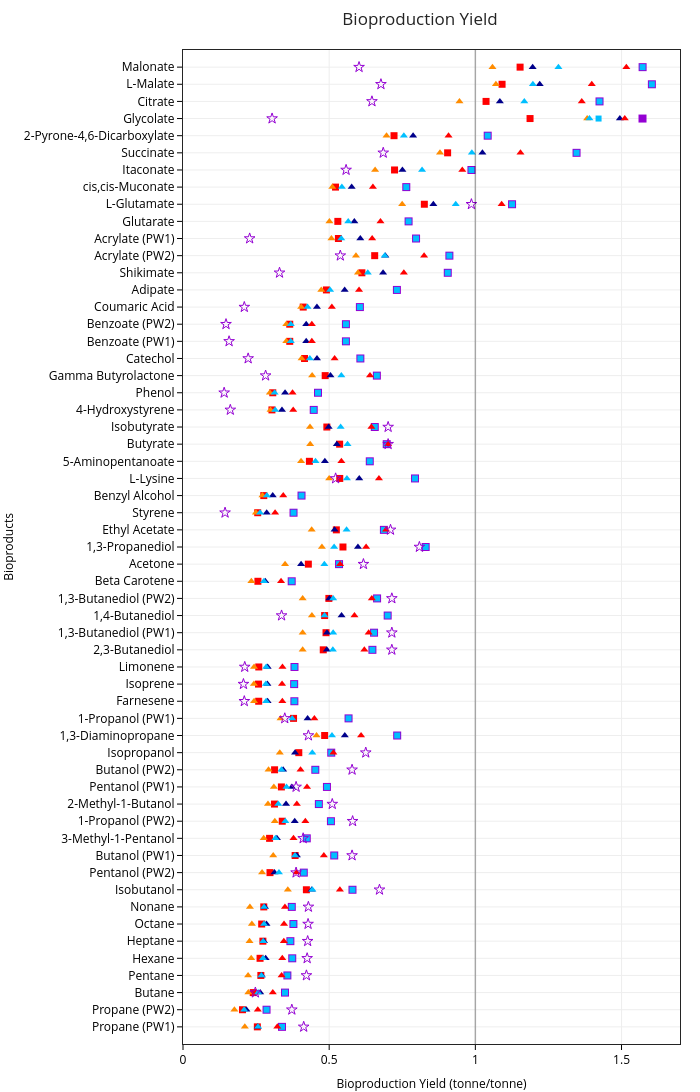

Notebook code cell kept with this figure:
### Code cell
##----- Discussion Figure B Alternative -----##

#df = df.loc[df['MoleculeType_P'] == 'Hydrocarbon (alkane)']
#df = df.sort_values(by='C_P', ascending=0)
df = df.sort_values(by='Deg_RedBP', ascending=0)
#display(df)

df = df[df['YieldBP_Mass'] != 0]
df = df[df['Carbon_Efficiency'] != 0]
df = df[df['Energy_Input'] != 0]

S = 'SubstratePathway'

ORI = 'h'
X = 'YieldBP_Mass'
Y = 'BioProduct_Graph'
W = 700
H = 1100
title_pos = 0.6

markerSize=7

fig = go.Figure()

#ECR 1-C compounds; iJO1366
df1 = df.loc[df[S] == 'Methanol_Formolase']
data1 = go.Scatter(x=df1[X], y=df1[Y], mode='markers', orientation=ORI,
                    marker_color= 'darkviolet', marker_symbol= 'square', marker_size = markerSize+1,
                    name = 'MeOH - Formolase',    
                    )

df2 = df.loc[df[S] == 'Methanol_RuMP']
data2 = go.Scatter(x=df2[X], y=df2[Y], mode='markers', orientation=ORI,
                    marker_color= 'deepskyblue', marker_symbol= 'square', marker_size = markerSize-1,
                    name = 'MeOH - RuMP',
                    )

df3 = df.loc[df[S] == 'Methanol_SerineCycle']
data3 = go.Scatter(x=df3[X], y=df3[Y], mode='markers', orientation=ORI,
                    marker_color= 'red', marker_symbol= 'square', marker_size = markerSize,
                    name = 'MeOH - SerineCycle'    
                    )
                   

df4 = df.loc[df[S] == 'EG_Glycolate']
data4 = go.Scatter(x=df4[X], y=df4[Y], mode='markers', orientation=ORI,
                    marker_color= 'darkblue', marker_symbol= 'triangle-up', marker_size =markerSize,
                    name = 'EG - Glycolate',
                    )

df5 = df.loc[df[S] == 'EG_SACA']
data5 = go.Scatter(x=df5[X], y=df5[Y],mode='markers', orientation=ORI,
                    marker_color= 'red', marker_symbol= 'triangle-up', marker_size =markerSize,
                    name = 'EG - SACA',
                    )



df6 = df.loc[df[S] == 'Glycolaldehyde_Glycolate']
data6 = go.Scatter(x=df6[X], y=df6[Y], mode='markers', orientation=ORI,
                    marker_color= 'darkorange', marker_symbol= 'triangle-up', marker_size =markerSize,
                    name = 'GlyAld - Glycolate',
                    )

df7 = df.loc[df[S] == 'Glycolaldehyde_SACA']
data7 = go.Scatter(x=df7[X], y=df7[Y], mode='markers', orientation=ORI,
                    marker_color= 'deepskyblue', marker_symbol= 'triangle-up', marker_size =markerSize,
                    name = 'GlyAld - SACA',
                    )
                    
df8 = df.loc[df[S] == 'Methanol_MethylTransferase_0']
data8 = go.Scatter(x=df8[X], y=df8[Y], mode='markers', orientation=ORI,
                    marker_color= 'darkviolet', marker_symbol= 'star-open', marker_size = markerSize+1,
                    name = 'Methanol Fixation no ATP',    
                    )
                    

data = [data1,data2,data3,data4,data5,data6,data7,data8]
        

if ORI is 'v':
    shape1=dict(type="line", x0=-1, x1=57, y0=1, y1=1, xref='x', yref='y', line=dict(color='black', width=1.5))
elif ORI is 'h':
    shape1=dict(type="line", x0=1, x1=1, y0=-1, y1=57, xref='x', yref='y', line=dict(color='black', width=1.5))
#shape2=dict(type="rect", x0=6, x1=10, y0=0, y1=2.5, xref='x', yref='y',fillcolor='orange', opacity=0.2, line=dict(color='darkorange', width=2))


shapes = [shape1]

layout = go.Layout(title_text='Bioproduction Yield', title = {'x': title_pos},
                   width=W, height=H, template="simple_white", plot_bgcolor = "white",
                   margin=go.layout.Margin(l=0, r=20,b=0, t=50),
                  legend_font_size=14.5 #20 #for ORI=h,#)
                  ,shapes=shapes)

fig = go.Figure(data = data, layout = layout)
  
    
fig.update_xaxes(title_text = 'Bioproduction Yield (tonne/tonne)', title_font_size= 12, tickfont_size=12,
                showline=True, linewidth=1, color='black', mirror = True, showgrid=True, gridcolor='#eee',
            range=[0,1.7]) #, tick0 = 0, dtick= 0.2)
fig.update_yaxes(title_text = 'Bioproducts', title_font_size= 12, tickfont_size=12,
                showline=True, linewidth=1, color='black', mirror = True,
                showgrid=True, gridcolor='#eee',
                range=[-1,57]) 

fig.update_layout(legend=dict(yanchor="bottom", y=0.01, xanchor="right", x=0.99),showlegend=False)

fig.show()
fig.write_image(outputDirectory_general + date + "_figureB_Alt_Y" + ".png", scale=5)
fig.write_html(outputDirectory_general + date + "_figureB_Alt_Y" + ".html")

### Figure 1 — Plotly figure (JSON) as saved in the notebook; plotly's stock layout.template omitted (floating-point values rounded to 4 significant figures)
{"data": [{"marker": {"color": "darkviolet", "size": 8, "symbol": "square"}, "mode": "markers", "name": "MeOH - Formolase", "orientation": "h", "type": "scatter", "x": [0.3386, 0.2858, 0.3489, 0.357, 0.3737, 0.3673, 0.3777, 0.3721, 0.5797, 0.4132, 0.5173, 0.4234, 0.506, 0.4647, 0.4923, 0.4526, 0.5071, 0.7326, 0.5663, 0.381, 0.3802, 0.3814, 0.6479, 0.6535, 0.7001, 0.6639, 0.3718, 0.5337, 0.83, 0.6872, 0.3781, 0.4054, 0.7937, 0.6389, 0.6969, 0.656, 0.4472, 0.4618, 0.6631, 0.6067, 0.5573, 0.5573, 0.605, 0.7316, 0.9057, 0.9112, 0.7972, 0.7716, 1.126, 0.7638, 0.9866, 1.346, 1.042, 1.572, 1.425, 1.604, 1.572], "y": ["Propane (PW1)", "Propane (PW2)", "Butane", "Pentane", "Hexane", "Heptane", "Octane", "Nonane", "Isobutanol", "Pentanol (PW2)", "Butanol (PW1)", "3-Methyl-1-Pentanol", "1-Propanol (PW2)", "2-Methyl-1-Butanol", "Pentanol (PW1)", "Butanol (PW2)", "Isopropanol", "1,3-Diaminopropane", "1-Propanol (PW1)", "Farnesene", "Isoprene", "Limonene", "2,3-Butanediol", "1,3-Butanediol (PW1)", "1,4-Butanediol", "1,3-Butanediol (PW2)", "Beta Carotene", "Acetone", "1,3-Propanediol", "Ethyl Acetate", "Styrene", "Benzyl Alcohol", "L-Lysine", "5-Aminopentanoate", "Butyrate", "Isobutyrate", "4-Hydroxystyrene", "Phenol", "Gamma Butyrolactone", "Catechol", "Benzoate (PW1)", "Benzoate (PW2)", "Coumaric Acid", "Adipate", "Shikimate", "Acrylate (PW2)", "Acrylate (PW1)", "Glutarate", "L-Glutamate", "cis,cis-Muconate", "Itaconate", "Succinate", "2-Pyrone-4,6-Dicarboxylate", "Glycolate", "Citrate", "L-Malate", "Malonate"]}, {"marker": {"color": "deepskyblue", "size": 6, "symbol": "square"}, "mode": "markers", "name": "MeOH - RuMP", "orientation": "h", "type": "scatter", "x": [0.2858, 0.3386, 0.3489, 0.357, 0.3737, 0.3673, 0.3777, 0.3721, 0.4647, 0.4923, 0.5797, 0.5173, 0.5663, 0.7326, 0.4234, 0.4526, 0.5071, 0.506, 0.4132, 0.381, 0.3814, 0.3802, 0.7001, 0.6639, 0.6479, 0.6535, 0.3718, 0.5337, 0.83, 0.6872, 0.3781, 0.4054, 0.7937, 0.6389, 0.6969, 0.656, 0.4472, 0.4618, 0.6631, 0.6067, 0.5573, 0.5573, 0.605, 0.7316, 0.9057, 0.7972, 0.9112, 0.7716, 1.126, 0.7638, 0.9866, 1.346, 1.042, 1.604, 1.425, 1.421, 1.572], "y": ["Propane (PW2)", "Propane (PW1)", "Butane", "Pentane", "Hexane", "Heptane", "Octane", "Nonane", "2-Methyl-1-Butanol", "Pentanol (PW1)", "Isobutanol", "Butanol (PW1)", "1-Propanol (PW1)", "1,3-Diaminopropane", "3-Methyl-1-Pentanol", "Butanol (PW2)", "Isopropanol", "1-Propanol (PW2)", "Pentanol (PW2)", "Farnesene", "Limonene", "Isoprene", "1,4-Butanediol", "1,3-Butanediol (PW2)", "2,3-Butanediol", "1,3-Butanediol (PW1)", "Beta Carotene", "Acetone", "1,3-Propanediol", "Ethyl Acetate", "Styrene", "Benzyl Alcohol", "L-Lysine", "5-Aminopentanoate", "Butyrate", "Isobutyrate", "4-Hydroxystyrene", "Phenol", "Gamma Butyrolactone", "Catechol", "Benzoate (PW1)", "Benzoate (PW2)", "Coumaric Acid", "Adipate", "Shikimate", "Acrylate (PW1)", "Acrylate (PW2)", "Glutarate", "L-Glutamate", "cis,cis-Muconate", "Itaconate", "Succinate", "2-Pyrone-4,6-Dicarboxylate", "L-Malate", "Citrate", "Glycolate", "Malonate"]}, {"marker": {"color": "red", "size": 7, "symbol": "square"}, "mode": "markers", "name": "MeOH - SerineCycle", "orientation": "h", "type": "scatter", "x": [0.2543, 0.2034, 0.2401, 0.2663, 0.2636, 0.2733, 0.2691, 0.2763, 0.2962, 0.2976, 0.3961, 0.3781, 0.3835, 0.3133, 0.3128, 0.4845, 0.422, 0.3395, 0.3366, 0.2583, 0.2589, 0.2592, 0.4844, 0.499, 0.4892, 0.4798, 0.2562, 0.4287, 0.5471, 0.5245, 0.2555, 0.2763, 0.5362, 0.4324, 0.3042, 0.4921, 0.5358, 0.3071, 0.4864, 0.4157, 0.3651, 0.3651, 0.4112, 0.4905, 0.6119, 0.5316, 0.6557, 0.5296, 0.8255, 0.5217, 0.7236, 0.9051, 0.7218, 1.037, 1.091, 1.187, 1.153], "y": ["Propane (PW1)", "Propane (PW2)", "Butane", "Pentane", "Hexane", "Heptane", "Octane", "Nonane", "3-Methyl-1-Pentanol", "Pentanol (PW2)", "Isopropanol", "1-Propanol (PW1)", "Butanol (PW1)", "Butanol (PW2)", "2-Methyl-1-Butanol", "1,3-Diaminopropane", "Isobutanol", "1-Propanol (PW2)", "Pentanol (PW1)", "Isoprene", "Farnesene", "Limonene", "1,4-Butanediol", "1,3-Butanediol (PW2)", "1,3-Butanediol (PW1)", "2,3-Butanediol", "Beta Carotene", "Acetone", "1,3-Propanediol", "Ethyl Acetate", "Styrene", "Benzyl Alcohol", "L-Lysine", "5-Aminopentanoate", "4-Hydroxystyrene", "Isobutyrate", "Butyrate", "Phenol", "Gamma Butyrolactone", "Catechol", "Benzoate (PW2)", "Benzoate (PW1)", "Coumaric Acid", "Adipate", "Shikimate", "Acrylate (PW1)", "Acrylate (PW2)", "Glutarate", "L-Glutamate", "cis,cis-Muconate", "Itaconate", "Succinate", "2-Pyrone-4,6-Dicarboxylate", "Citrate", "L-Malate", "Glycolate", "Malonate"]}, {"marker": {"color": "darkblue", "size": 7, "symbol": "triangle-up"}, "mode": "markers", "name": "EG - Glycolate", "orientation": "h", "type": "scatter", "x": [0.2169, 0.2556, 0.2641, 0.2696, 0.2827, 0.2771, 0.2856, 0.2804, 0.3724, 0.3426, 0.3822, 0.3832, 0.3896, 0.4262, 0.4403, 0.5535, 0.3524, 0.3129, 0.3213, 0.2894, 0.2897, 0.2888, 0.4925, 0.5005, 0.5424, 0.4921, 0.2814, 0.5984, 0.404, 0.2863, 0.5185, 0.3069, 0.6029, 0.4853, 0.5261, 0.3386, 0.4983, 0.3492, 0.5045, 0.4583, 0.4215, 0.4215, 0.4581, 0.553, 0.6844, 0.6921, 0.6065, 0.5861, 0.8563, 0.577, 0.7506, 1.024, 0.7871, 1.22, 1.084, 1.494, 1.196], "y": ["Propane (PW2)", "Propane (PW1)", "Butane", "Pentane", "Hexane", "Heptane", "Octane", "Nonane", "Pentanol (PW1)", "Butanol (PW2)", "1-Propanol (PW2)", "Isopropanol", "Butanol (PW1)", "1-Propanol (PW1)", "Isobutanol", "1,3-Diaminopropane", "2-Methyl-1-Butanol", "Pentanol (PW2)", "3-Methyl-1-Pentanol", "Farnesene", "Limonene", "Isoprene", "1,3-Butanediol (PW1)", "1,3-Butanediol (PW2)", "1,4-Butanediol", "2,3-Butanediol", "Beta Carotene", "1,3-Propanediol", "Acetone", "Styrene", "Ethyl Acetate", "Benzyl Alcohol", "L-Lysine", "5-Aminopentanoate", "Butyrate", "4-Hydroxystyrene", "Isobutyrate", "Phenol", "Gamma Butyrolactone", "Catechol", "Benzoate (PW2)", "Benzoate (PW1)", "Coumaric Acid", "Adipate", "Shikimate", "Acrylate (PW2)", "Acrylate (PW1)", "Glutarate", "L-Glutamate", "cis,cis-Muconate", "Itaconate", "Succinate", "2-Pyrone-4,6-Dicarboxylate", "L-Malate", "Citrate", "Glycolate", "Malonate"]}, {"marker": {"color": "red", "size": 7, "symbol": "triangle-up"}, "mode": "markers", "name": "EG - SACA", "orientation": "h", "type": "scatter", "x": [0.2559, 0.3226, 0.3072, 0.3372, 0.3397, 0.3449, 0.3456, 0.3487, 0.4021, 0.3883, 0.378, 0.5143, 0.3894, 0.4494, 0.4818, 0.5367, 0.4185, 0.6091, 0.4242, 0.3388, 0.3403, 0.3398, 0.6351, 0.6203, 0.5865, 0.6459, 0.3354, 0.5373, 0.6263, 0.3151, 0.6946, 0.3429, 0.6702, 0.5417, 0.377, 0.7016, 0.6444, 0.3747, 0.6397, 0.5187, 0.4407, 0.4407, 0.5092, 0.6022, 0.7555, 0.6471, 0.8247, 0.6755, 1.09, 0.6496, 0.9554, 1.154, 0.9083, 1.364, 1.398, 1.511, 1.516], "y": ["Propane (PW2)", "Propane (PW1)", "Butane", "Pentane", "Hexane", "Heptane", "Octane", "Nonane", "Butanol (PW2)", "Pentanol (PW2)", "3-Methyl-1-Pentanol", "Isopropanol", "2-Methyl-1-Butanol", "1-Propanol (PW1)", "Butanol (PW1)", "Isobutanol", "1-Propanol (PW2)", "1,3-Diaminopropane", "Pentanol (PW1)", "Isoprene", "Limonene", "Farnesene", "1,3-Butanediol (PW1)", "2,3-Butanediol", "1,4-Butanediol", "1,3-Butanediol (PW2)", "Beta Carotene", "Acetone", "1,3-Propanediol", "Styrene", "Ethyl Acetate", "Benzyl Alcohol", "L-Lysine", "5-Aminopentanoate", "4-Hydroxystyrene", "Butyrate", "Isobutyrate", "Phenol", "Gamma Butyrolactone", "Catechol", "Benzoate (PW1)", "Benzoate (PW2)", "Coumaric Acid", "Adipate", "Shikimate", "Acrylate (PW1)", "Acrylate (PW2)", "Glutarate", "L-Glutamate", "cis,cis-Muconate", "Itaconate", "Succinate", "2-Pyrone-4,6-Dicarboxylate", "Citrate", "L-Malate", "Glycolate", "Malonate"]}, {"marker": {"color": "darkorange", "size": 7, "symbol": "triangle-up"}, "mode": "markers", "name": "GlyAld - Glycolate", "orientation": "h", "type": "scatter", "x": [0.2115, 0.1758, 0.2235, 0.2226, 0.2333, 0.2275, 0.2356, 0.2288, 0.3586, 0.3086, 0.3312, 0.3141, 0.3108, 0.3336, 0.276, 0.2704, 0.2926, 0.2906, 0.4568, 0.2431, 0.2431, 0.2426, 0.4409, 0.4093, 0.4093, 0.4093, 0.2338, 0.4752, 0.3491, 0.4401, 0.2494, 0.2717, 0.5, 0.4038, 0.4351, 0.4344, 0.2994, 0.2971, 0.4417, 0.4057, 0.3532, 0.3532, 0.4042, 0.473, 0.5985, 0.5076, 0.5916, 0.5008, 0.7497, 0.5107, 0.6571, 0.879, 0.6962, 0.9457, 1.07, 1.382, 1.059], "y": ["Propane (PW1)", "Propane (PW2)", "Butane", "Pentane", "Hexane", "Heptane", "Octane", "Nonane", "Isobutanol", "Butanol (PW1)", "Isopropanol", "1-Propanol (PW2)", "Pentanol (PW1)", "1-Propanol (PW1)", "3-Methyl-1-Pentanol", "Pentanol (PW2)", "Butanol (PW2)", "2-Methyl-1-Butanol", "1,3-Diaminopropane", "Farnesene", "Limonene", "Isoprene", "1,4-Butanediol", "2,3-Butanediol", "1,3-Butanediol (PW2)", "1,3-Butanediol (PW1)", "Beta Carotene", "1,3-Propanediol", "Acetone", "Ethyl Acetate", "Styrene", "Benzyl Alcohol", "L-Lysine", "5-Aminopentanoate", "Butyrate", "Isobutyrate", "4-Hydroxystyrene", "Phenol", "Gamma Butyrolactone", "Catechol", "Benzoate (PW1)", "Benzoate (PW2)", "Coumaric Acid", "Adipate", "Shikimate", "Acrylate (PW1)", "Acrylate (PW2)", "Glutarate", "L-Glutamate", "cis,cis-Muconate", "Itaconate", "Succinate", "2-Pyrone-4,6-Dicarboxylate", "Citrate", "L-Malate", "Glycolate", "Malonate"]}, {"marker": {"color": "deepskyblue", "size": 7, "symbol": "triangle-up"}, "mode": "markers", "name": "GlyAld - SACA", "orientation": "h", "type": "scatter", "x": [0.2566, 0.2092, 0.257, 0.2682, 0.2736, 0.2743, 0.2772, 0.2773, 0.3501, 0.3162, 0.3368, 0.3541, 0.3258, 0.3282, 0.3831, 0.4423, 0.5096, 0.3735, 0.4425, 0.2843, 0.2835, 0.2847, 0.4841, 0.5136, 0.5136, 0.5125, 0.2768, 0.5169, 0.4836, 0.2636, 0.5595, 0.2869, 0.5607, 0.4532, 0.3154, 0.5392, 0.5628, 0.3135, 0.5417, 0.4339, 0.3687, 0.3687, 0.426, 0.5031, 0.632, 0.5414, 0.69, 0.5652, 0.9329, 0.5434, 0.8177, 0.9881, 0.7555, 1.197, 1.39, 1.168, 1.284], "y": ["Propane (PW1)", "Propane (PW2)", "Butane", "Pentane", "Hexane", "Heptane", "Octane", "Nonane", "1-Propanol (PW2)", "3-Methyl-1-Pentanol", "Butanol (PW2)", "Pentanol (PW1)", "2-Methyl-1-Butanol", "Pentanol (PW2)", "Butanol (PW1)", "Isopropanol", "1,3-Diaminopropane", "1-Propanol (PW1)", "Isobutanol", "Farnesene", "Isoprene", "Limonene", "1,4-Butanediol", "1,3-Butanediol (PW1)", "1,3-Butanediol (PW2)", "2,3-Butanediol", "Beta Carotene", "1,3-Propanediol", "Acetone", "Styrene", "Ethyl Acetate", "Benzyl Alcohol", "L-Lysine", "5-Aminopentanoate", "4-Hydroxystyrene", "Isobutyrate", "Butyrate", "Phenol", "Gamma Butyrolactone", "Catechol", "Benzoate (PW2)", "Benzoate (PW1)", "Coumaric Acid", "Adipate", "Shikimate", "Acrylate (PW1)", "Acrylate (PW2)", "Glutarate", "L-Glutamate", "cis,cis-Muconate", "Itaconate", "Succinate", "2-Pyrone-4,6-Dicarboxylate", "L-Malate", "Glycolate", "Citrate", "Malonate"]}, {"marker": {"color": "darkviolet", "size": 8, "symbol": "star-open"}, "mode": "markers", "name": "Methanol Fixation no ATP", "orientation": "h", "type": "scatter", "x": [0.3723, 0.4129, 0.2476, 0.4222, 0.4247, 0.4264, 0.4278, 0.4289, 0.5783, 0.6252, 0.3868, 0.672, 0.5802, 0.3868, 0.411, 0.4289, 0.3481, 0.5106, 0.5783, 0.2097, 0.2068, 0.2112, 0.7144, 0.3372, 0.7144, 0.7144, 0.6171, 0.8086, 0.7098, 0.1439, 0.522, 0.1618, 0.7016, 0.7016, 0.1407, 0.2825, 0.2229, 0.1471, 0.1577, 0.2097, 0.3301, 0.228, 0.538, 0.9866, 0.5579, 0.6849, 0.677, 0.6463, 0.3047, 0.6022], "y": ["Propane (PW2)", "Propane (PW1)", "Butane", "Pentane", "Hexane", "Heptane", "Octane", "Nonane", "Butanol (PW1)", "Isopropanol", "Pentanol (PW2)", "Isobutanol", "1-Propanol (PW2)", "Pentanol (PW1)", "3-Methyl-1-Pentanol", "1,3-Diaminopropane", "1-Propanol (PW1)", "2-Methyl-1-Butanol", "Butanol (PW2)", "Farnesene", "Isoprene", "Limonene", "2,3-Butanediol", "1,4-Butanediol", "1,3-Butanediol (PW1)", "1,3-Butanediol (PW2)", "Acetone", "1,3-Propanediol", "Ethyl Acetate", "Styrene", "L-Lysine", "4-Hydroxystyrene", "Isobutyrate", "Butyrate", "Phenol", "Gamma Butyrolactone", "Catechol", "Benzoate (PW2)", "Benzoate (PW1)", "Coumaric Acid", "Shikimate", "Acrylate (PW1)", "Acrylate (PW2)", "L-Glutamate", "Itaconate", "Succinate", "L-Malate", "Citrate", "Glycolate", "Malonate"]}], "layout": {"height": 1100, "legend": {"font": {"size": 14.5}, "x": 0.99, "xanchor": "right", "y": 0.01, "yanchor": "bottom"}, "margin": {"b": 0, "l": 0, "r": 20, "t": 50}, "plot_bgcolor": "white", "shapes": [{"line": {"color": "black", "width": 1.5}, "type": "line", "x0": 1, "x1": 1, "xref": "x", "y0": -1, "y1": 57, "yref": "y"}], "showlegend": false, "title": {"text": "Bioproduction Yield", "x": 0.6}, "width": 700, "xaxis": {"color": "black", "gridcolor": "#eee", "linewidth": 1, "mirror": true, "range": [0, 1.7], "showgrid": true, "showline": true, "tickfont": {"size": 12}, "title": {"font": {"size": 12}, "text": "Bioproduction Yield (tonne/tonne)"}}, "yaxis": {"color": "black", "gridcolor": "#eee", "linewidth": 1, "mirror": true, "range": [-1, 57], "showgrid": true, "showline": true, "tickfont": {"size": 12}, "title": {"font": {"size": 12}, "text": "Bioproducts"}}}}
